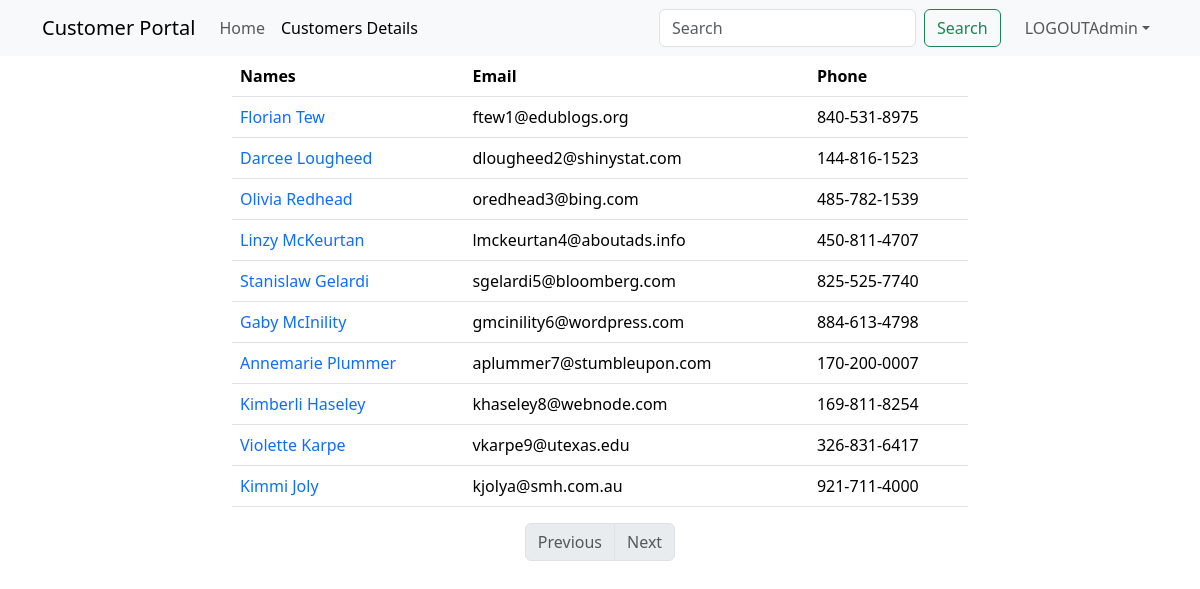
/show (signed in), run on the app's committed database.
### main_app/models.py (models this page shows, shortened)
class Customer(models.Model):
    first_name = models.CharField(max_length=25)
    last_name = models.CharField(max_length=25)
    email = models.EmailField(unique=True)
    phone = models.CharField(max_length=25)
    profile_pic = models.ImageField(upload_to=generate_unique_name, null=True, default="students/default.png")
    created_at = models.DateTimeField(auto_now_add=True)  # updates time automatically
    updated_at = models.DateTimeField(auto_now=True)  # hapa inaonyesha last time it was updated on the database

### main_app/views.py (the view)
# urls.py: path('show', views.show_customers, name="home"),
@login_required
@permission_required('main_app.view_customer')
def show_customers(request, ):
    data = Customer.objects.all()  # select * FROM customers
    paginator = Paginator(data, 10)
    page_number = request.GET.get("page")
    data = paginator.get_page(page_number)
    return render(request, "display.html", {"customers": data})

### templates/display.html (shortened to what this page needs)
{% extends 'base.html' %}
{% block content %}
    {% include 'navbar.html' %}
    <div class="container">
        <div class="row justify-content-center">
            <div class="col-sm-8">
                <table class="table">
                    <thead>
                    <tr>
                        <th>Names</th>
                        <th>Email</th>
                        <th>Phone</th>
                    </tr>
                    </thead>
                    <tbody>
                    {% for customer in customers %}
                        <tr>
                            <td>
                                <a href="{% url 'details' customer.id %}"
                                   class="text-decoration-none">{{ customer.first_name }} {{ customer.last_name }}</a>
                            </td>
                            <td>{{ customer.email }}</td>
                            <td>{{ customer.phone }}</td>
                        </tr>
                    {% endfor %}
                    </tbody>
                </table>
                <nav aria-label="Page navigation example">
                    <ul class="pagination justify-content-center">
                        {% if customers.has_previous %}
                            <li class="page-item">
                                <a class="page-link" href='?page={{ customer.previous_page_number }}'>Previous</a>
                            </li>
                        {% else %}
                            <li class="page-item disabled">
                                <a class="page-link" href='' tabindex="-1" aria-disabled="True">Previous</a>
                            </li>
                        {% endif %}
                        {% if customer.has_next %}
                            <li class="page-item">
                                <a class="page-link" href='?page={{ customer.next_page_number }}'>Next</a>
                            </li>
                        {% else %}
                            <li class="page-item disabled">
                                <a class="page-link" href='' tabindex="-1" aria-disabled="True">Next</a>
                            </li>
                        {% endif %}
                    </ul>
                </nav>
            </div>
        </div>
    </div>
{% endblock %}

### templates/base.html (shortened to what this page needs)
<!doctype html>
<html lang="en">
<head>
    <link href="https://cdn.jsdelivr.net/npm/bootstrap@5.3.2/dist/css/bootstrap.min.css" rel="stylesheet">
</head>
<body>
{% block content %}
{% endblock %}
</body>
</html>

### templates/navbar.html (shortened to what this page needs)
<nav class="navbar sticky-top navbar-expand-lg navbar-light bg-light">
    <div class="container">
        <a class="navbar-brand" href="{% url 'home' %}">Customer Portal</a>
        <div class="collapse navbar-collapse" id="navbarTogglerDemo02">
            <ul class="navbar-nav me-auto mb-2 mb-lg-0">
                <li class="nav-item">
                    <a class="nav-link  {% if '/' == request.path %} active {% endif %}" aria-current="page"
                       href="{% url 'home' %}">Home</a>
                </li>
                <li class="nav-item">
                    <a class="nav-link {% if 'show' in request.path %} active {% endif %} " href="{% url 'home' %}">Customers Details</a>
                </li>
            </ul>
            <form class="d-flex" method="get" action="{% url 'search' %}">
                <input class="form-control me-2" name="search" type="search" placeholder="Search" aria-label="Search">
                <button class="btn btn-outline-success" type="submit">Search</button>
            </form>
            <ul class="navbar-nav ms-3 mb-2 mb-lg-0">
                <li class="nav-item dropdown">
                    <a class="nav-link dropdown-toggle" href="#" role="button" data-bs-toggle="dropdown">LOGOUT{{ user.first_name }}</a>
                </li>
            </ul>
        </div>
    </div>
</nav>

### data on the page
Customer: first_name "Florian", last_name "Tew", email "ftew1@edublogs.org", phone "840-531-8975"
Customer: first_name "Darcee", last_name "Lougheed", email "dlougheed2@shinystat.com", phone "144-816-1523"
Customer: first_name "Olivia", last_name "Redhead", email "oredhead3@bing.com", phone "485-782-1539"
Customer: first_name "Linzy", last_name "McKeurtan", email "lmckeurtan4@aboutads.info", phone "450-811-4707"
Customer: first_name "Stanislaw", last_name "Gelardi", email "sgelardi5@bloomberg.com", phone "825-525-7740"
Customer: first_name "Gaby", last_name "McInility", email "gmcinility6@wordpress.com", phone "884-613-4798"
Customer: first_name "Annemarie", last_name "Plummer", email "aplummer7@stumbleupon.com", phone "170-200-0007"
Customer: first_name "Kimberli", last_name "Haseley", email "khaseley8@webnode.com", phone "169-811-8254"
Customer: first_name "Violette", last_name "Karpe", email "vkarpe9@utexas.edu", phone "326-831-6417"
Customer: first_name "Kimmi", last_name "Joly", email "kjolya@smh.com.au", phone "921-711-4000"

### other printed values
{{ user.first_name }} "Admin"
